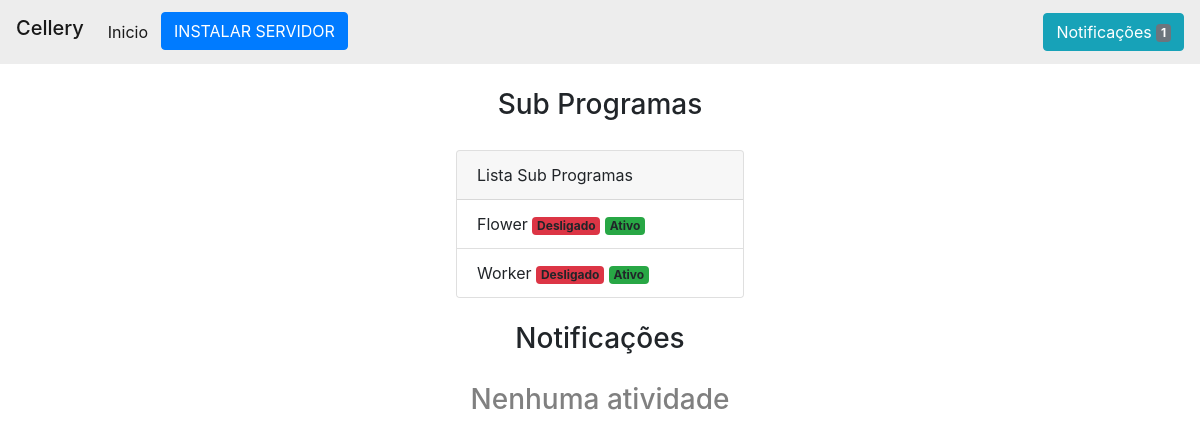
The page /detail/6 (signed in) on the database as committed earlier.
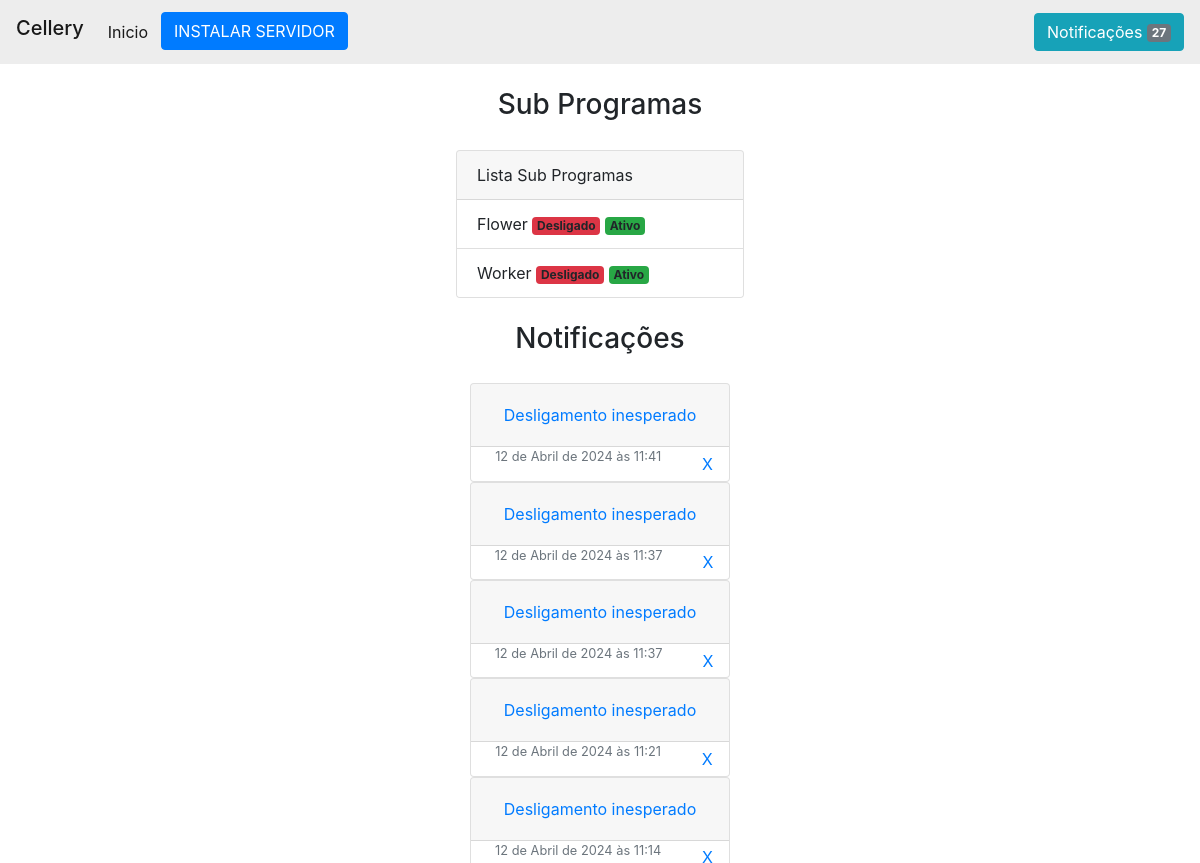
The same page on the database as committed later.
### program/models.py (models this page shows, shortened)
class SubProgram(models.Model):
    program = models.ForeignKey(Program, on_delete=models.CASCADE, related_name='sub_programs')
    name = models.CharField(max_length=200)
    sleep = models.IntegerField(default=0, null=True)
    status = models.BooleanField(default=False, null=True)
    active = models.BooleanField(default=False, null=True)
    env = models.BooleanField(default=False, null=True)
    commands = models.CharField(max_length=500)
    process: Optional[subprocess.Popen] = None
    pid: int = None
    init: datetime.datetime = None

class Notification(models.Model):
    program = models.ForeignKey(Program, on_delete=models.CASCADE)
    desc = models.CharField(max_length=200, null=True, blank=True)
    error = models.CharField(max_length=500, null=True, blank=True)
    date = models.DateTimeField(default=timezone.now, null=True)
    checked = models.BooleanField(default=False, null=True)

### program/views.py (the view)
# urls.py: path('detail/<int:pk>', views.detail, name='detail'),
def detail(request, pk):
    if not request.user.is_authenticated or not request.user.is_staff:
        return HttpResponseForbidden("Você não tem permissão para acessar esta página.")
    program = ListPrograms.get_program_by_id(pk)
    if not program:
        messages.add_message(request, messages.ERROR, 'Servidor não encontrado')
        return redirect('/')
    installed = ProgramController.exist_folder(program)
    notifys = Notification.objects.filter(program=program).order_by('-id')
    sub_programs = program.sub_programs.all()
    context = {
        'program': program,
        'installed': installed,
        'notifys': notifys,
        'sub_programs': sub_programs
    }
    return render(request, 'detail.html', implement_context(context))

### controller/list.py (called while the page is built)
  @classmethod
  def get_program_by_id(cls, program_id: int):
    if not ListPrograms.programs or not ListPrograms.controller:
      raise Exception("Programas não defindo")
    for program in ListPrograms.programs:
        if program.id == program_id:
            return program
    return None

### controller/program.py (called while the page is built)
  @classmethod
  def exist_folder(cls, program: Program) -> bool:
    base_path = Config.objects.first().path_programs
    path = os.path.join(base_path, program.folder)
    return os.path.exists(path)

### program/views.py (called while the page is built)
def implement_context(context: dict):
    context['notifications'] = Notification.objects.filter(checked=False)
    return context

### program/templates/detail.html (shortened to what this page needs)
{% extends 'base.html' %}
{% block bar_title %} {{program.name}} {% endblock %}
{% block header%}
    {% if not installed %}
        <li class="nav-item active">
            <button type="button" class="btn btn-primary" data-toggle="modal" data-target="#exampleModal">INSTALAR SERVIDOR</button>
        </li>
    {% else %}
        {% if not program.status %}
            <li class="nav-item active">
                <a class="nav-link" style="color:red;" href="{% url 'uninstall' program.pk %}">Desinstalar Servidor<span class="sr-only">(current)</span></a>
            </li>
        {% endif %}
    {% endif %}
{% endblock %}
{% block body%}
    <div class="container">
        {% if sub_programs %}
          <div class="d-flex align-items-center flex-column" style="gap:20px;">
            <h3>Sub Programas</h3>
            <div class="card" style="width: 18rem;">
              <div class="card-header">
                Lista Sub Programas
              </div>
              <ul class="list-group list-group-flush">
                {% for sub in sub_programs %}
                  <li class="list-group-item">
                    {{ sub.name }}
                    {% if sub.status %}
                      <span class="badge bg-success" data-toggle="tooltip" data-placement="top" title="STATUS">Ligado</span>
                    {% else %}
                      <span class="badge bg-danger" data-toggle="tooltip" data-placement="top" title="STATUS">Desligado</span>
                    {% endif %}
                    {% if sub.active %}
                      <span class="badge bg-success">Ativo</span>
                    {% else %}
                      <span class="badge bg-danger">Desativado</span>
                    {% endif %}
                  </li>
                {% endfor %}
              </ul>
            </div>
          </div>
          <br>
        {% endif %}
       <div class="d-flex align-items-center flex-column" style="gap:20px;">
        <h3>Notificações</h3>
        {% if notifys %}
          <div style="max-height: 60vh; overflow: auto;">
          {% for notify in notifys %}
            <div id="accordion">
              <div class="card">
                <div class="card-header" id="headingOne">
                  <h5 class="mb-0">
                    <button class="btn btn-link" data-toggle="collapse" data-target="#collapseOne" aria-expanded="true" aria-controls="collapseOne">
                      {{ notify.desc }}
                    </button>
                  </h5>
                </div>
                <div id="collapseOne" class="collapse show" aria-labelledby="headingOne" data-parent="#accordion">
                  <div class="d-flex justify-content-around align-items-center">
                    <h6 class="card-subtitle mb-2 text-muted small p-2 ">{{ notify.date }}</h6>
                    <a href="{% url 'remove_notification' notify.pk %}" class="card-link">X</a>
                  </div>
                </div>
              </div>
          {% endfor %}
          </div>
        {% else %}
              <h3 style="color: grey;"> Nenhuma atividade </h3>
        {% endif %}
    </div>
{% endblock %}

Rows that differ between the two databases and show on the page:
added Notification: desc "Desligamento inesperado", date "12 de Abril de 2024 às 11:41"
added Notification: desc "Desligamento inesperado", date "12 de Abril de 2024 às 11:37"
added Notification: desc "Desligamento inesperado", date "12 de Abril de 2024 às 11:37"
added Notification: desc "Desligamento inesperado", date "12 de Abril de 2024 às 11:21"
added Notification: desc "Desligamento inesperado", date "12 de Abril de 2024 às 11:14"
Other text that changed with them:
{{ notifications|length }}: "1" → "27"
text no longer shown: "Nenhuma atividade"
